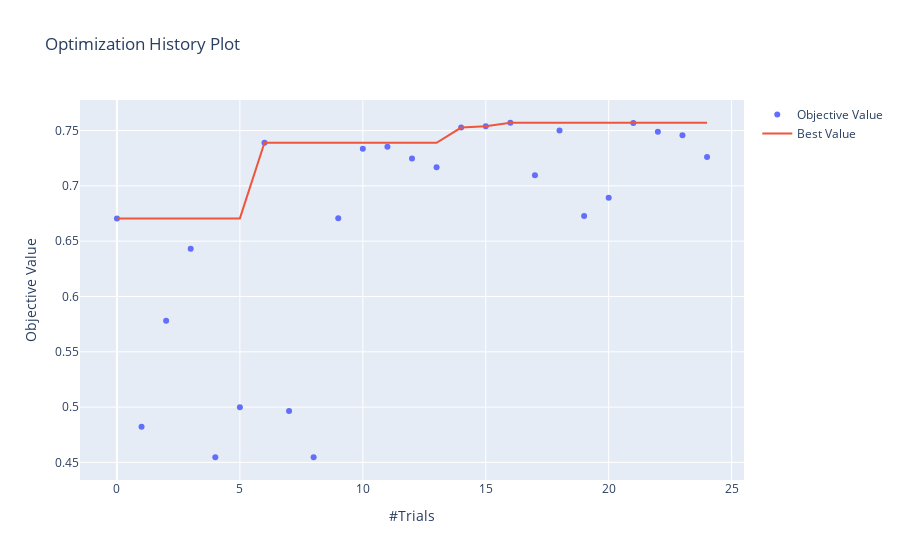

Write notebook code for a chart like this one.
### Code cell
import plotly
from optuna.visualization import plot_optimization_history
plot_optimization_history(xgb_study)

### Figure 1 — Plotly figure (JSON) as saved in the notebook; plotly's stock layout.template omitted (floating-point values rounded to 4 significant figures)
{"data": [{"mode": "markers", "name": "Objective Value", "type": "scatter", "x": [0, 1, 2, 3, 4, 5, 6, 7, 8, 9, 10, 11, 12, 13, 14, 15, 16, 17, 18, 19, 20, 21, 22, 23, 24], "y": [0.6706, 0.4822, 0.578, 0.6433, 0.4547, 0.4999, 0.739, 0.4964, 0.4547, 0.6706, 0.7334, 0.7353, 0.7248, 0.7168, 0.7527, 0.7539, 0.757, 0.7095, 0.7501, 0.6728, 0.6892, 0.7568, 0.7489, 0.7459, 0.7262]}, {"name": "Best Value", "type": "scatter", "x": [0, 1, 2, 3, 4, 5, 6, 7, 8, 9, 10, 11, 12, 13, 14, 15, 16, 17, 18, 19, 20, 21, 22, 23, 24], "y": [0.6706, 0.6706, 0.6706, 0.6706, 0.6706, 0.6706, 0.739, 0.739, 0.739, 0.739, 0.739, 0.739, 0.739, 0.739, 0.7527, 0.7539, 0.757, 0.757, 0.757, 0.757, 0.757, 0.757, 0.757, 0.757, 0.757]}], "layout": {"autosize": true, "title": {"text": "Optimization History Plot"}, "xaxis": {"autorange": true, "range": [-1.524, 25.52], "title": {"text": "#Trials"}, "type": "linear"}, "yaxis": {"autorange": true, "range": [0.4297, 0.782], "title": {"text": "Objective Value"}, "type": "linear"}}}
